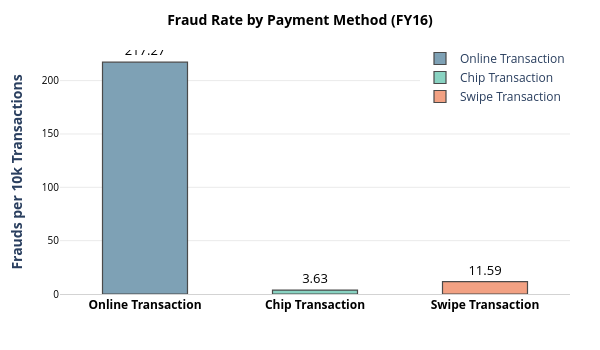

Write notebook code for a chart like this one.
### Code cell
ratio_fraud_plot = px.bar(
    ratio_fraud, 
    x="use_chip", 
    y="Frauds_per_10k_Transactions", 
    color="use_chip",
    color_discrete_map= chip_color,
    category_orders={"use_chip": chip_order},
    text_auto=",.2f" 
)

ratio_fraud_plot.update_layout(
    plot_bgcolor="white", paper_bgcolor="white", showlegend=True, 
    width=600, height=350, autosize=False, margin=dict(l=60, r=30, t=50, b=50), 
    title=dict(text="<b>Fraud Rate by Payment Method (FY16)</b>", x=0.5, font=dict(size=14, color="black"),),     
    xaxis=dict(title="", showgrid=False, linecolor="#D3D3D3", tickfont=dict(size=12, color="black", weight="bold")),    
    yaxis=dict(title="<b>Frauds per 10k Transactions</b>", gridcolor="#EAEAEA", showline=False, zeroline=False,
               tickfont=dict(size=10, color="black")),   
    legend=dict(title="", orientation="v", yanchor="bottom", y=0.75, xanchor="right", x=1),    
)

ratio_fraud_plot.update_traces(
    marker_line_color="#4A4A4A", marker_line_width=1.2,
    textposition="outside", textfont=dict(size=13, color="black"),
    width=0.5,
    hovertemplate="<b>%{x}</b><br>Total: %{y:,}$<extra></extra>"
)

ratio_fraud_plot.show()

### Figure 1 — Plotly figure (JSON) as saved in the notebook; plotly's stock layout.template omitted (floating-point values rounded to 4 significant figures)
{"data": [{"hovertemplate": "<b>%{x}</b><br>Total: %{y:,}$<extra></extra>", "legendgroup": "Online Transaction", "marker": {"color": "#7EA1B5", "line": {"color": "#4A4A4A", "width": 1.2}, "pattern": {"shape": ""}}, "name": "Online Transaction", "orientation": "v", "showlegend": true, "textfont": {"color": "black", "size": 13}, "textposition": "outside", "texttemplate": "%{y:,.2f}", "type": "bar", "width": 0.5, "x": ["Online Transaction"], "xaxis": "x", "y": [217.3], "yaxis": "y"}, {"hovertemplate": "<b>%{x}</b><br>Total: %{y:,}$<extra></extra>", "legendgroup": "Chip Transaction", "marker": {"color": "#89D3C2", "line": {"color": "#4A4A4A", "width": 1.2}, "pattern": {"shape": ""}}, "name": "Chip Transaction", "orientation": "v", "showlegend": true, "textfont": {"color": "black", "size": 13}, "textposition": "outside", "texttemplate": "%{y:,.2f}", "type": "bar", "width": 0.5, "x": ["Chip Transaction"], "xaxis": "x", "y": [3.635], "yaxis": "y"}, {"hovertemplate": "<b>%{x}</b><br>Total: %{y:,}$<extra></extra>", "legendgroup": "Swipe Transaction", "marker": {"color": "#F2A183", "line": {"color": "#4A4A4A", "width": 1.2}, "pattern": {"shape": ""}}, "name": "Swipe Transaction", "orientation": "v", "showlegend": true, "textfont": {"color": "black", "size": 13}, "textposition": "outside", "texttemplate": "%{y:,.2f}", "type": "bar", "width": 0.5, "x": ["Swipe Transaction"], "xaxis": "x", "y": [11.59], "yaxis": "y"}], "layout": {"autosize": false, "barmode": "relative", "height": 350, "legend": {"orientation": "v", "title": {"text": ""}, "tracegroupgap": 0, "x": 1, "xanchor": "right", "y": 0.75, "yanchor": "bottom"}, "margin": {"b": 50, "l": 60, "r": 30, "t": 50}, "paper_bgcolor": "white", "plot_bgcolor": "white", "showlegend": true, "title": {"font": {"color": "black", "size": 14}, "text": "<b>Fraud Rate by Payment Method (FY16)</b>", "x": 0.5}, "width": 600, "xaxis": {"anchor": "y", "autorange": true, "categoryarray": ["Online Transaction", "Chip Transaction", "Swipe Transaction"], "categoryorder": "array", "domain": [0, 1], "linecolor": "#D3D3D3", "range": [-0.5, 2.5], "showgrid": false, "tickfont": {"color": "black", "size": 12, "weight": "bold"}, "title": {"text": ""}, "type": "category"}, "yaxis": {"anchor": "x", "autorange": true, "domain": [0, 1], "gridcolor": "#EAEAEA", "range": [0, 250.2], "showline": false, "tickfont": {"color": "black", "size": 10}, "title": {"text": "<b>Frauds per 10k Transactions</b>"}, "type": "linear", "zeroline": false}}}
